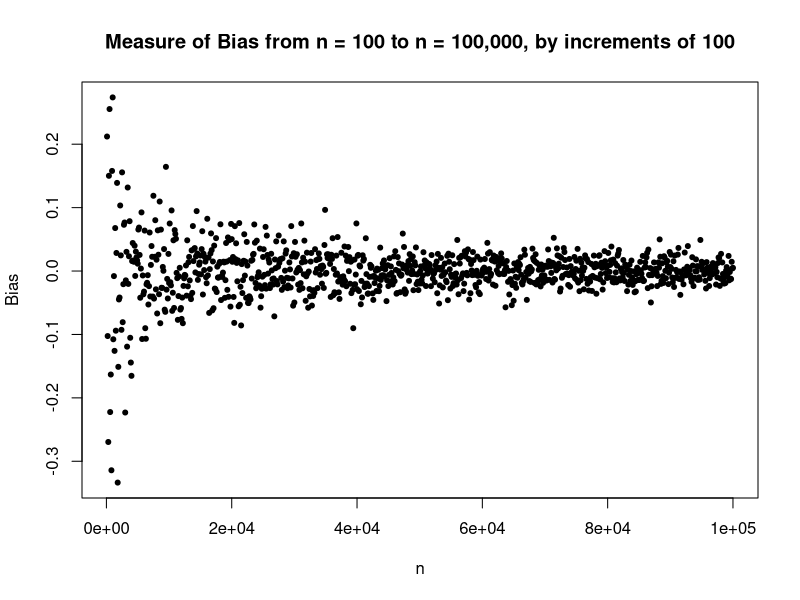
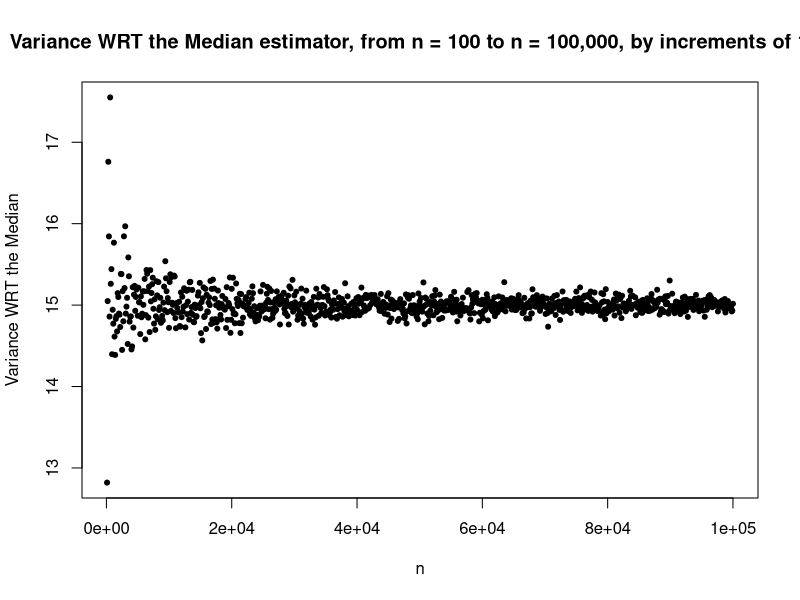
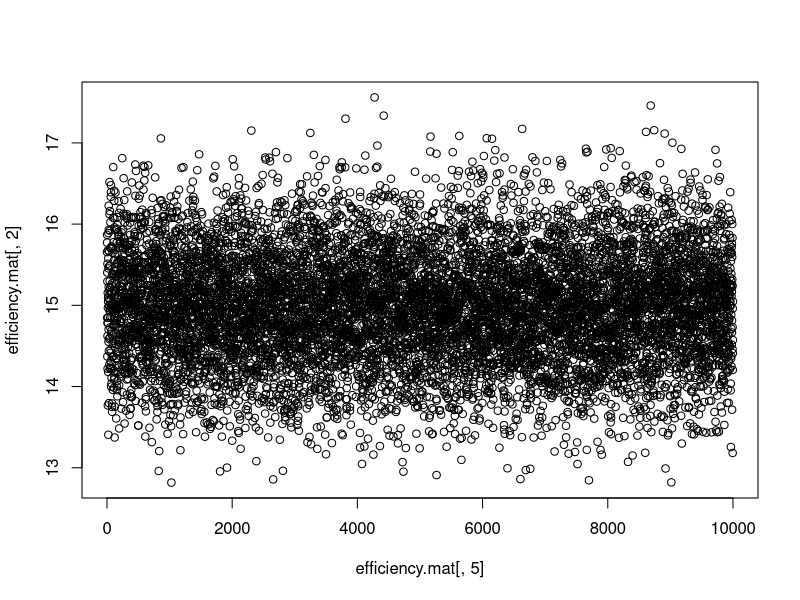
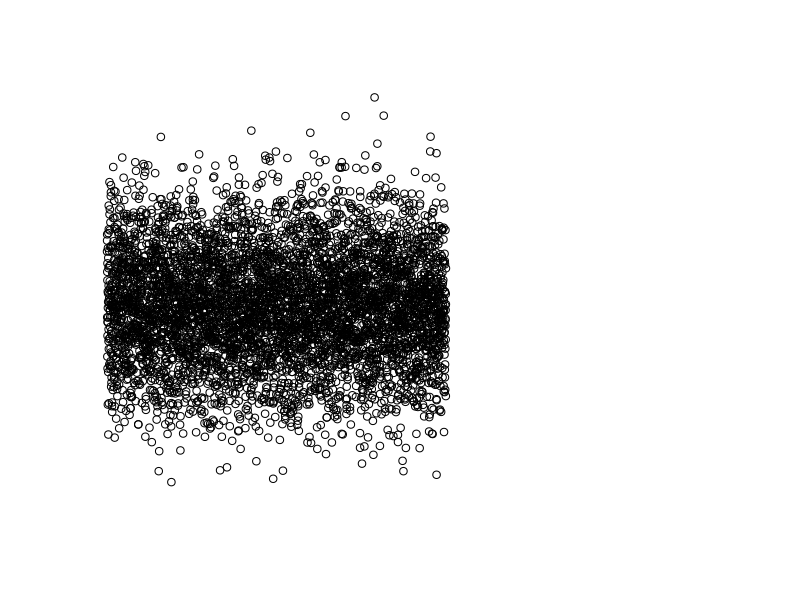

These figures' R source, in order: (Note: a time limit stopped this script after it produced the figures.)
#' ---
#'   
#' Joseph Froelicher  
#' Dr. Alex Kaizer  
#' BIOS 6611  
#' 09/10/2020  
#' 
#' ---
#'

# Part A #
set.seed(8675309)
height <- rnorm(100, 70, sqrt(15))
bias <- median(height) - 70

# Part B & C #
set.seed(8675309)
vec.length <- 100000/100
bias.mat <- matrix(NA, vec.length, 4)
iter <- 0
mean <- 70
sd <- sqrt(15)

for ( i in seq(100, 100000, 100) ) {
  iter <- iter + 1
  
  height <- rnorm(i, mean, sd)
  median <- median(height)
  
  median.vec <- rep(median, i)
  
  bias.mat[iter, 1] <- i / 100
  bias <- median - mean
  bias.mat[iter, 2] <- bias
  sum <- 0
  
  for ( h in height ) {
    sum <- sum + ( ( h - median ) ** 2 )
  }
  
  bias.mat[iter, 3] <- sum / length(height)
  bias.mat[iter, 4] <- iter * 100
}

head(bias.mat)

plot(
  bias.mat[,4],
  bias.mat[,2],
  main = "Measure of Bias from n = 100 to n = 100,000, by increments of 100",
  xlab = "n",
  ylab = "Bias",
  pch = 20
)

plot(
  bias.mat[,4],
  bias.mat[,3],
  main = "Variance WRT the Median estimator, from n = 100 to n = 100,000, by increments of 100",
  xlab = "n",
  ylab = "Variance WRT the Median",
  pch = 20
)

# Part D #
set.seed(8675309)
efficiency.mat <- matrix(NA, 10000, 5)

for ( i in seq(1, 10000, 1) ) {
  height <- rnorm(1000, mean, sd)
  
  efficiency.mat[i, 1] <- mean(height)
  efficiency.mat[i, 3] <- median(height)
  
  mean.var <- 0
  median.var <- 0
  
  mean.e <- mean(height)
  median.e <- median(height)
  
  for ( h in height ) {
    mean.var <- mean.var + ( ( h - mean.e ) ** 2 )
    median.var <- median.var + ( ( h - median.e ) ** 2 )
  }
  
  mean.var <- mean.var / length(height)
  median.var <- median.var / length(height)

  efficiency.mat[i, 2] <- mean.var
  efficiency.mat[i, 4] <- median.var
  efficiency.mat[i, 5] <- i
}

plot(
  efficiency.mat[,5],
  efficiency.mat[,2]
)

plot(
  efficiency.mat[,5],
  efficiency.mat[,4]
)

mean(efficiency.mat[,2])
mean(efficiency.mat[,4])
